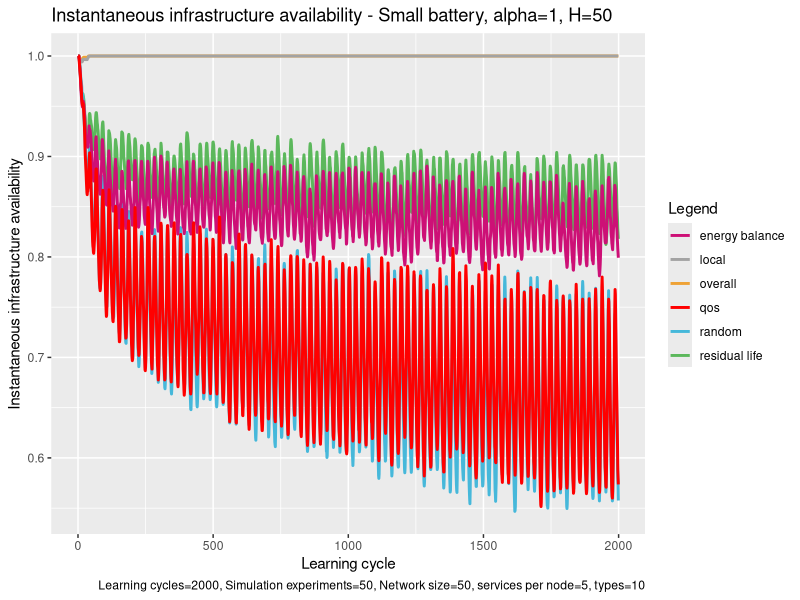

Recreate this plot in R.
# execute all lines: ctrl + shift + enter

library(ggplot2)

# set working directory here
setwd(dirname(rstudioapi::getSourceEditorContext()$path))

overall <- read.table("exp_assembly_overall_energy_template.txt", 
                      header = F,
                      sep = " ",
                      col.names= c("overallx", "overally")
)

random <- read.table("exp_assembly_random.txt", 
                     header = F,
                     sep = " ",
                     col.names= c("randomx", "randomy")
)

res <- read.table("exp_assembly_residual_life_template.txt", 
                  header = F,
                  sep = " ",
                  col.names= c("resx","resy")
)

local <- read.table("exp_assembly_local_energy_template.txt", 
                    header = F,
                    sep = " ",
                    col.names= c("locx","locy")
)

learning <- read.table("exp_assembly_fair_energyBP.txt", 
                          header = F,
                          sep = " ",
                          col.names= c("enx","eny")
)

qos <- read.table("exp_assembly_QoS.txt", 
                       header = F,
                       sep = " ",
                       col.names= c("qosx","qosy")
)


overall_x <- overall$overallx
overall_y <- overall$overally

random_y <- random$randomy
res_y <- res$resy
local_y <- local$locy
energyAware_y <- learning$eny
qos_y <- qos$qosy

head(overall)

colors <- c("overall" = "#EEA236", "residual life" = "#5CB85C", "random" = "#46B8DA", "local"="gray64", "energy balance"="deeppink3", "qos"="#FF0000")

ggplot(data=local, aes(x=overall_x, col = group)) + 
  
  geom_line(aes(y = overall_y, color = "overall"), size = 1) +
  geom_line(aes(y = res_y, color = "residual life"), size = 1) +
  geom_line(aes(y = random_y, color = "random"), size = 1) +
  geom_line(aes(y = local_y, color = "local"), size = 1) +
  geom_line(aes(y = energyAware_y, color = "energy balance"), size = 1) +
  geom_line(aes(y = qos_y, color = "qos"), size = 1) +
  
  labs(x = "Learning cycle",
       y = "Instantaneous infrastructure availability",
       color = "Legend",
       title = "Instantaneous infrastructure availability - Small battery, alpha=1, H=50", 
       caption = "Learning cycles=2000, Simulation experiments=50, Network size=50, services per node=5, types=10") +
  
  scale_color_manual(values = colors)
